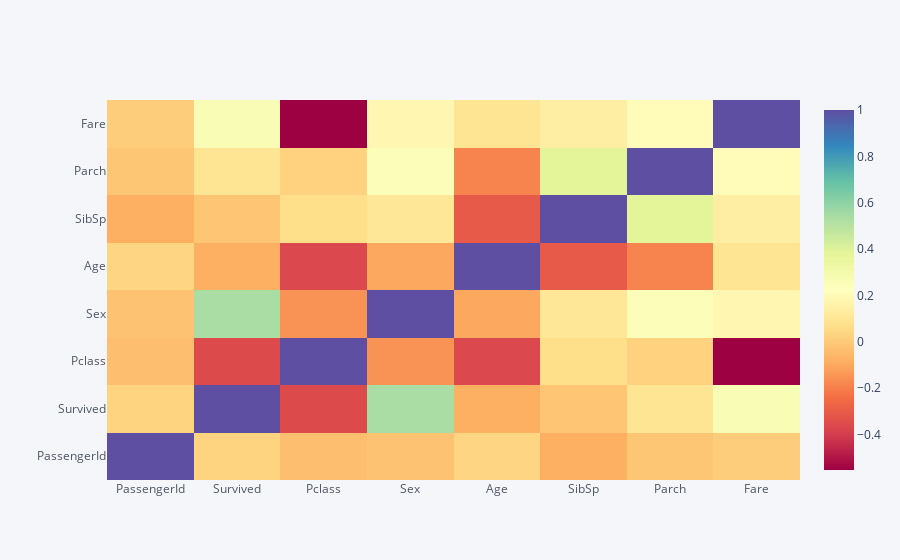

Source (notebook cell):
### Code cell
df2.corr().iplot(kind="heatmap", colorscale="spectral") # rendiamo visibili i valori di correlazione in un heatmap

### Figure 1 — Plotly figure (JSON) as saved in the notebook; plotly's stock layout.template omitted (floating-point values rounded to 4 significant figures)
{"data": [{"colorscale": [[0, "rgb(158,1,66)"], [0.1, "rgb(213,62,79)"], [0.2, "rgb(244,109,67)"], [0.3, "rgb(253,174,97)"], [0.4, "rgb(254,224,139)"], [0.5, "rgb(255,255,191)"], [0.6, "rgb(230,245,152)"], [0.7, "rgb(171,221,164)"], [0.8, "rgb(102,194,165)"], [0.9, "rgb(50,136,189)"], [1, "rgb(94,79,162)"]], "type": "heatmap", "x": ["PassengerId", "Survived", "Pclass", "Sex", "Age", "SibSp", "Parch", "Fare"], "y": ["PassengerId", "Survived", "Pclass", "Sex", "Age", "SibSp", "Parch", "Fare"], "z": [[1, 0.02953, -0.03561, -0.02467, 0.03368, -0.0827, -0.01167, 0.009655], [0.02953, 1, -0.3565, 0.5368, -0.08245, -0.01552, 0.09527, 0.2661], [-0.03561, -0.3565, 1, -0.1508, -0.3659, 0.06519, 0.02367, -0.5529], [-0.02467, 0.5368, -0.1508, 1, -0.09904, 0.1063, 0.2495, 0.1825], [0.03368, -0.08245, -0.3659, -0.09904, 1, -0.3074, -0.1879, 0.09314], [-0.0827, -0.01552, 0.06519, 0.1063, -0.3074, 1, 0.3833, 0.1399], [-0.01167, 0.09527, 0.02367, 0.2495, -0.1879, 0.3833, 1, 0.2066], [0.009655, 0.2661, -0.5529, 0.1825, 0.09314, 0.1399, 0.2066, 1]], "zmax": 1, "zmin": -0.5529}], "layout": {"legend": {"bgcolor": "#F5F6F9", "font": {"color": "#4D5663"}}, "paper_bgcolor": "#F5F6F9", "plot_bgcolor": "#F5F6F9", "title": {"font": {"color": "#4D5663"}}, "xaxis": {"gridcolor": "#E1E5ED", "showgrid": true, "tickfont": {"color": "#4D5663"}, "title": {"font": {"color": "#4D5663"}, "text": ""}, "zerolinecolor": "#E1E5ED"}, "yaxis": {"gridcolor": "#E1E5ED", "showgrid": true, "tickfont": {"color": "#4D5663"}, "title": {"font": {"color": "#4D5663"}, "text": ""}, "zerolinecolor": "#E1E5ED"}}}
